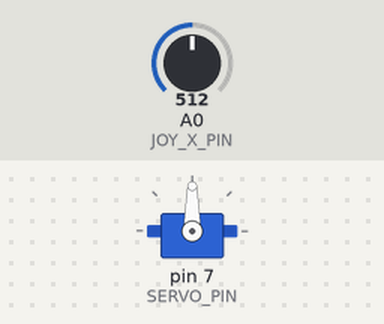
A sketch run on a simulated Arduino Uno, built with avr-gcc and run on an emulated ATmega328P. On the bench: servo. The test bench sets the inputs (shaded band); at power-on: A0 (JOY_X_PIN) = 512.

Above: at 1.2 s.
1.3 s: A0 (JOY_X_PIN) set to 716
At 1.8 s:
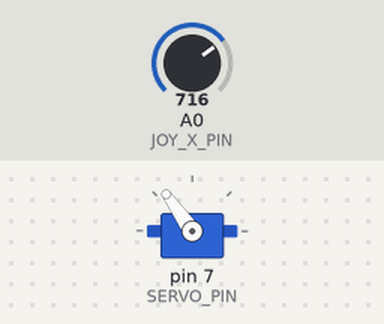
2.8 s: A0 (JOY_X_PIN) set to 900
At 3.1 s:
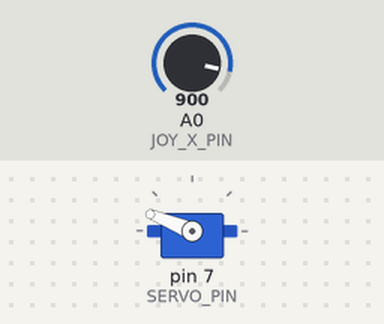
4.3 s: A0 (JOY_X_PIN) set to 1023
At 5.5 s:
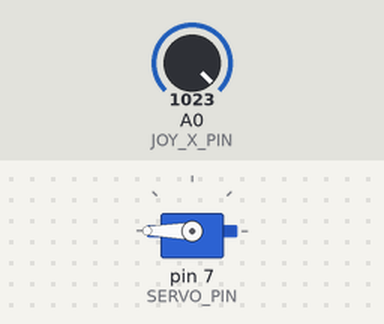
5.8 s: A0 (JOY_X_PIN) set to 306
At 6.8 s:
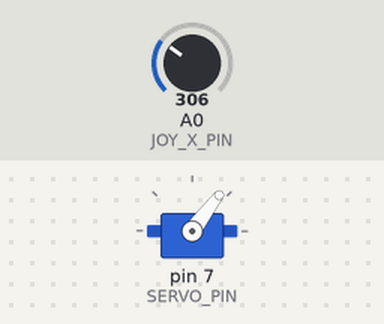
7.3 s: A0 (JOY_X_PIN) set to 122
At 8.1 s:
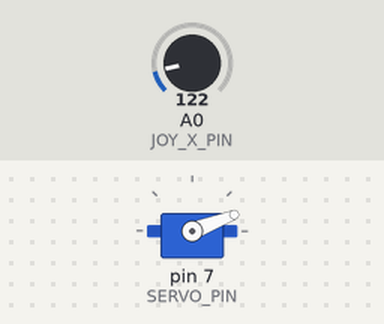
Timing chart, 0 to 9.8 s (numbered marks = the images above; inputs shaded):
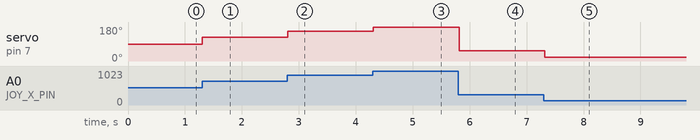

Measured:
- after the input at 1.3 s, servo on pin 7 (SERVO_PIN): 90° → 125° at once
- after the input at 2.8 s, servo on pin 7 (SERVO_PIN): 125° → 158° at once
- after the input at 4.3 s, servo on pin 7 (SERVO_PIN): 158° → 180° at once
- after the input at 5.8 s, servo on pin 7 (SERVO_PIN): 180° → 53° at once
- after the input at 7.3 s, servo on pin 7 (SERVO_PIN): 53° → 21° at once

The sketch:

Joystick_04_Map_To_Servo_Angle.ino
```cpp
// ============================================================
//  Joystick -- Mapping to a Servo Angle
//  Source: Day 2 (Kitara-James), Slides 52-53
// ============================================================
#include <Servo.h>

#define JOY_X_PIN A0
#define SERVO_PIN 7

Servo myServo;
int x;
int servoPos;

void setup() {
  myServo.attach(SERVO_PIN);
}

void loop() {
  x = analogRead(JOY_X_PIN);
  servoPos = map(x, 0, 1023, 0, 180);
  myServo.write(servoPos);
  delay(100);
}
```
